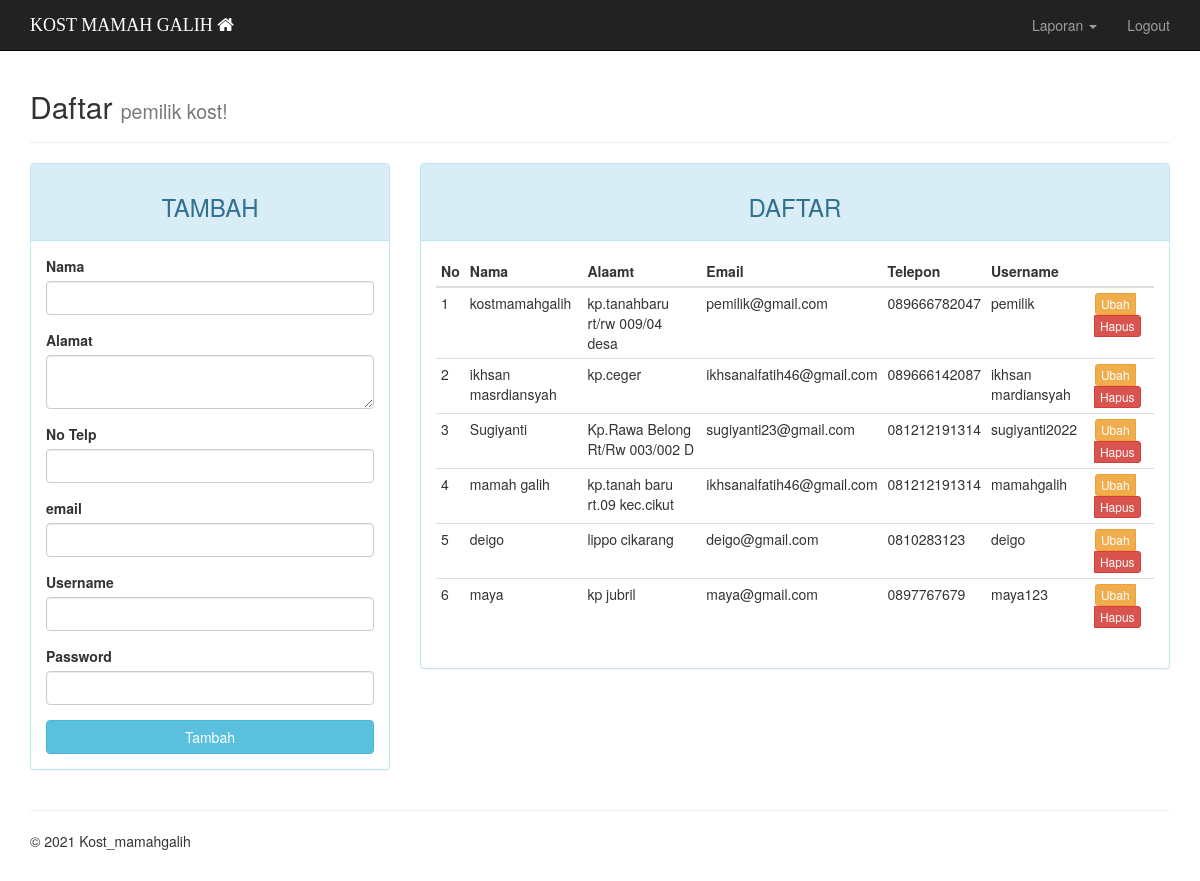
The app's page /admin/index.php?page=pemilik (signed in) with its own data.
### tables this page shows
CREATE TABLE `pemilik` (
  `id_pemilik` int(11) NOT NULL,
  `nama` varchar(20) NOT NULL,
  `alamat` varchar(30) NOT NULL,
  `telepon` varchar(12) NOT NULL,
  `email` varchar(30) NOT NULL,
  `username` varchar(20) NOT NULL,
  `password` varchar(60) NOT NULL
);

### admin/page/pemilik.php (the view, shortened to what this page needs)
<?php
$update = (isset($_GET['action']) AND $_GET['action'] == 'update') ? true : false;
?>
<div class="container">
	<div class="page-header">
		<h2>Daftar <small>pemilik kost!</small></h2>
	</div>
	<div class="row">
		<div class="col-md-4">
	    <div class="panel panel-<?= ($update) ? "warning" : "info" ?>">
	      <div class="panel-heading"><h3 class="text-center"><?= ($update) ? "EDIT" : "TAMBAH" ?></h3></div>
				<div class="panel-body">
					<form action="<?=$_SERVER['REQUEST_URI']?>" method="POST">
						<div class="form-group">
							<label for="nama">Nama</label>
							<input type="text" name="nama" class="form-control" autofocus="on" <?= (!$update) ?: 'value="'.$row["nama"].'"' ?>>
						</div>
						<div class="form-group">
							<label for="alamat">Alamat</label>
							<textarea rows="2" name="alamat" class="form-control"><?= (!$update) ? "" : $row["alamat"] ?></textarea>
						</div>
						<div class="form-group">
							<label for="telepon">No Telp</label>
							<input type="text" name="telepon" class="form-control" <?= (!$update) ?: 'value="'.$row["telepon"].'"' ?>>
						</div>
						<div class="form-group">
							<label for="email">email</label>
							<input type="email" name="email" class="form-control" <?= (!$update) ?: 'value="'.$row["email"].'"' ?>>
						</div>
						<div class="form-group">
							<label for="username">Username</label>
							<input type="text" name="username" class="form-control" <?= (!$update) ?: 'value="'.$row["username"].'"' ?>>
						</div>
						<div class="form-group">
							<label for="password">Password</label>
							<input type="password" name="password" class="form-control">
						</div>
						<button type="submit" class="btn btn-<?= ($update) ? "warning" : "info" ?> btn-block"><?= ($update) ? "Ubah" : "Tambah" ?></button>
					</form>
				</div>
			</div>
		</div>
		<div class="col-md-8">
				<div class="panel panel-info">
					<div class="panel-heading"><h3 class="text-center">DAFTAR</h3></div>
					<div class="panel-body">
							<table class="table table-condensed">
									<thead>
											<tr>
													<th>No</th>
													<th>Nama</th>
													<th>Alaamt</th>
													<th>Email</th>
													<th>Telepon</th>
													<th>Username</th>
													<th></th>
											</tr>
									</thead>
									<tbody>
											<?php $no = 1; ?>
											<?php if ($query = $connection->query("SELECT * FROM pemilik")): ?>
													<?php while($row = $query->fetch_assoc()): ?>
													<tr>
															<td><?=$no++?></td>
															<td><?=$row['nama']?></td>
															<td><?=$row['alamat']?></td>
															<td><?=$row['email']?></td>
															<td><?=$row['telepon']?></td>
															<td><?=$row['username']?></td>
															<td>
																<div class="btn-group">
																	<a href="?page=pemilik&action=update&key=<?=$row['id_pemilik']?>" class="btn btn-warning btn-xs">Ubah</a>
																	<a href="?page=pemilik&action=delete&key=<?=$row['id_pemilik']?>" class="btn btn-danger btn-xs">Hapus</a>
																</div>
															</td>
													</tr>
													<?php endwhile ?>
											<?php endif ?>
									</tbody>
							</table>
					</div>
			</div>
		</div>
	</div>
</div>

### assets/css/jumbotron.css (style rules this page uses)
body { padding-top: 50px; padding-bottom: 20px; }

### records on screen
pemilik: nama "kostmamahgalih", alamat "kp.tanahbaru rt/rw 009/04 desa", email "pemilik@gmail.com", telepon "089666782047", username "pemilik"
pemilik: nama "ikhsan masrdiansyah", alamat "kp.ceger", email "ikhsanalfatih46@gmail.com", telepon "089666142087", username "ikhsan mardiansyah"
pemilik: nama "Sugiyanti", alamat "Kp.Rawa Belong Rt/Rw 003/002 D", email "sugiyanti23@gmail.com", telepon "081212191314", username "sugiyanti2022"
pemilik: nama "mamah galih", alamat "kp.tanah baru rt.09 kec.cikut", email "ikhsanalfatih46@gmail.com", telepon "081212191314", username "mamahgalih"
pemilik: nama "deigo", alamat "lippo cikarang", email "deigo@gmail.com", telepon "0810283123", username "deigo"
pemilik: nama "maya", alamat "kp jubril", email "maya@gmail.com", telepon "0897767679", username "maya123"
